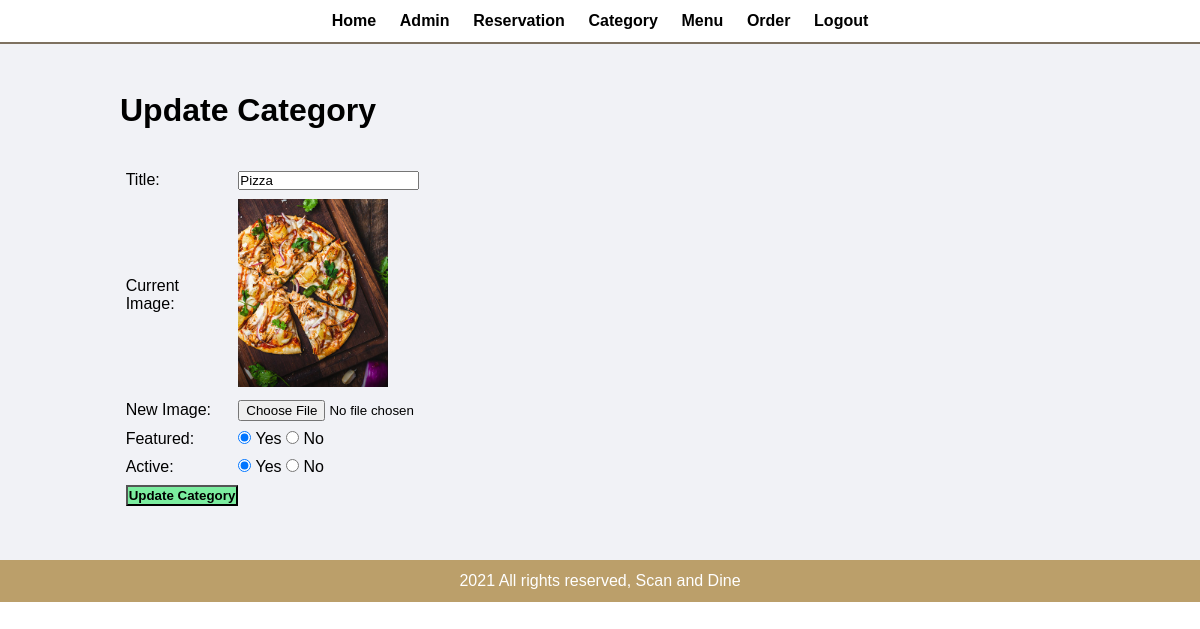
The page /scananddine_se/admin/update-category.php?category_id=5 (signed in) on the database its author committed.
### tables this page shows
CREATE TABLE `tbl_category` (
  `category_id` int(11) NOT NULL,
  `category_name` varchar(100) NOT NULL,
  `category_image_name` varchar(255) NOT NULL,
  `category_featured` varchar(10) NOT NULL,
  `category_active` varchar(10) NOT NULL
);

### scanAndDine_SE/admin/update-category.php (the view, shortened to what this page needs)
<?php
    include('partials/admin-header.php');
?>
<div class="main-content">
    <div class="wrapper">
        <h1>Update Category</h1>
        <br><br>
        <?php
            if(isset($_GET['category_id'])){
                $category_id = $_GET['category_id'];
                $sql = "SELECT * FROM tbl_category WHERE category_id=$category_id";
                $res = mysqli_query($conn, $sql);
                $count = mysqli_num_rows($res);
                if($count == 1){
                    $row = mysqli_fetch_assoc($res);
                    $category_name = $row['category_name'];
                    $current_category_image = $row['category_image_name'];
                    $category_featured = $row['category_featured'];
                    $category_active = $row['category_active'];
                }
                else{
                    $_SESSION['no-category-found'] = "<div class='error'>Category Not Found.</div>";
                    header('location:'.SITEURL.'admin/manage-category.php');
                }
            }
            else{
                header('location:'.SITEURL.'admin/manage-category.php');
            }
        ?>
        <form action="" method="POST" enctype="multipart/form-data">
            <table class="tbl-30">
                <tr>
                    <td>Title: </td>
                    <td>
                        <input type="text" name="category_name" value="<?php echo $category_name ?>">
                    </td>
                </tr>
                <tr>
                    <td>Current Image: </td>
                    <td>
                        <?php
                            if($current_category_image != ""){
                                ?>
                                <img src="<?php echo SITEURL; ?>images/category/<?php echo $current_category_image ?>" width="150px">
                                <?php
                            }
                            else{
                                echo "<div class='error'>Image Not Added.</div>";
                            }
                        ?>
                    </td>
                </tr>
                <tr>
                    <td>New Image: </td>
                    <td>
                        <input type="file" name="new_category_image">
                    </td>
                </tr>
                <tr>
                    <td>Featured: </td>
                    <td>
                        <input <?php if($category_featured=="Yes"){echo "checked";} ?> type="radio" name="category_featured" value="Yes"> Yes
                        <input <?php if($category_featured=="No"){echo "checked";} ?> type="radio" name="category_featured" value="No"> No
                    </td>
                </tr>
                <tr>
                    <td>Active: </td>
                    <td>
                        <input <?php if($category_active=="Yes"){echo "checked";} ?> type="radio" name="category_active" value="Yes"> Yes
                        <input <?php if($category_active=="No"){echo "checked";} ?> type="radio" name="category_active" value="No"> No
                    </td>
                </tr>
                <tr>
                    <td>
                        <input type="submit" name="submit" value="Update Category" class="btn-green">
                    </td>
                </tr>
            </table>
        </form>
    </div>
</div>
<?php include('partials/admin-footer.php'); ?>

### scanAndDine_SE/style/admin.css (style rules this page uses)
* { margin: 0; padding: 0; font-family: Arial, Helvetica, sans-serif; }
.wrapper { padding: 1%; width: 80%; margin: 0 auto; }
.tbl-30 { width: 30%; }
table tr td { padding: 1%; }
.btn-green { background-color: #7bed9f; padding: 1%; color: black; text-decoration: none; font-weight: bold; }
.main-content { padding: 3% 0; background-color: #f1f2f6; }

### rows shown on the page
tbl_category: category_name "Pizza", category_image_name (picture), category_featured "☑", category_active "☑"
